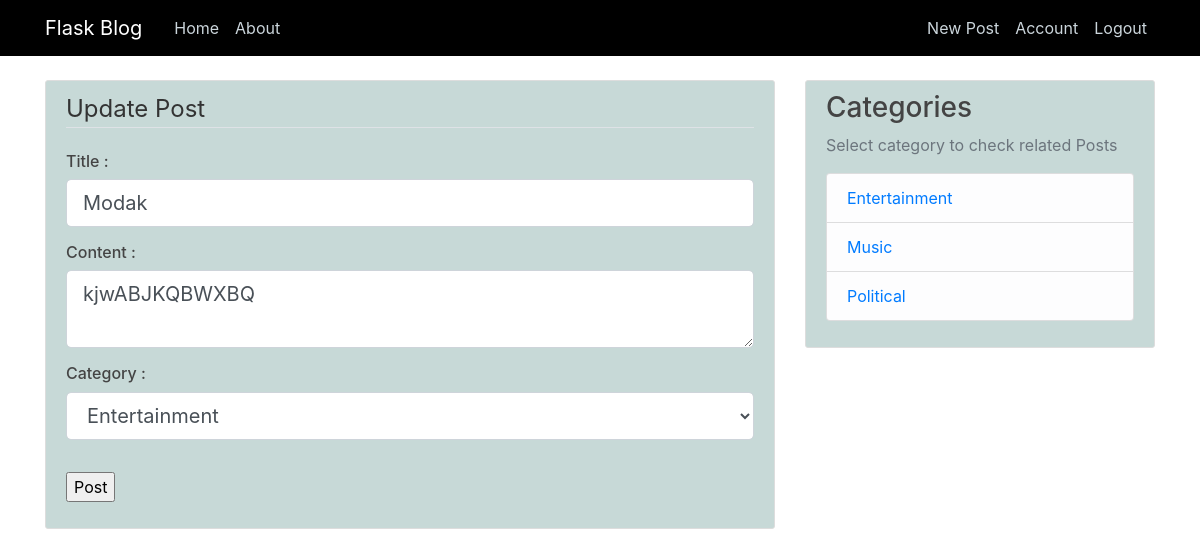
The app's page /post/3/update (signed in) with its own data.
### app/models.py (models this page shows, shortened)
class Post(db.Model):
	id=db.Column(db.Integer, primary_key=True)
	title=db.Column(db.String(100), nullable=False)
	date_posted=db.Column(db.DateTime,nullable=False,default=datetime.utcnow)
	content=db.Column(db.Text, nullable=False)
	category=db.Column(db.String(30), nullable=False)
	user_id= db.Column(db.Integer, db.ForeignKey('user.id'), nullable=False)

### app/routes.py (the view)
@app.route('/post/<int:post_id>/update', methods=['GET','POST'])
@login_required
def update_post(post_id):
	post=Post.query.get_or_404(post_id)
	if post.author != current_user :
		abort(403)
	form=PostForm()
	if form.validate_on_submit():
		post.title = form.title.data
		post.content= form.content.data
		post.category = form.category.data
		db.session.commit()
		flash('Your Post has been updated!','success')
		return redirect(url_for('post',post_id=post.id))
	elif request.method== 'GET':
		form.title.data=post.title
		form.content.data=post.content
	return render_template('create_post.html', title='Update Post', form=form , legend='Update Post')

### app/forms.py
class PostForm(FlaskForm):
        title = StringField('Title',
                           validators=[DataRequired(), Length(min=2, max=100)])
        content= TextAreaField('Content',validators=[DataRequired()])
        category= SelectField('Categories',choices=[('Entertainment','Entertainment'),('Political','Political'), ('Music','Music')])
        submit = SubmitField('Post')

### app/models.py (called while the page is built)
@login_manager.user_loader
def load_user(user_id):
	return User.query.get(int(user_id))

### app/templates/create_post.html (shortened to what this page needs)
{% extends "layout.html" %}
{% block content %}
	<div class="content-section">
		<form method="POST" action="">
			<fieldset class="form-group">
				<legend class="border-bottom mb-4"> {{ legend }} </legend>
				<div class="form-group">
					<h6> Title : </h6>
					{% if form.title.errors%}
						{{ form.title(class="form-control form-control-lg is-invalid")}}
						<div class="invalid-feedback">
								{% for error in form.title.errors %}
									<span>
										{{ error }}
									</span>
								{% endfor %}
						</div>
					{% else %}
						{{ form.title(class="form-control form-control-lg") }}
					{% endif %}
				</div>
				<div class="form-group">
					<h6> Content : </h6>
					{% if form.content.errors%}
						{{ form.content(class="form-control form-control-lg is-invalid")}}
						<div class="invalid-feedback">
								{% for error in form.content.errors %}
									<span>
										{{ error }}
									</span>
								{% endfor %}
						</div>
					{% else %}
						{{ form.content(class="form-control form-control-lg") }}
					{% endif %}
				</div>
				<div class="form-group">
					<h6> Category : </h6>
					{% if form.category.errors%}
						{{ form.category(class="form-control form-control-lg is-invalid")}}
						<div class="invalid-feedback">
								{% for error in form.category.errors %}
									<span>
										{{ error }}
									</span>
								{% endfor %}
						</div>
					{% else %}
						{{ form.category(class="form-control form-control-lg") }}
					{% endif %}
				</div>
			</fieldset>
			<div class="form-group">
				<input type="submit" name="Submit" value="Post">
			</div>
		</form>
	</div>
{% endblock content %}

### app/static/main.css (style rules this page uses)
body { background: #fafafa; color: #333333; margin-top: 5rem; }
h1, h2, h3, h4, h5, h6 { color: #444444; }
.content-section { background: #ffffff; padding: 10px 20px; border: 1px solid #dddddd; border-radius: 3px; margin-bottom: 20px; }

### app/templates/layout.html (style rules this page uses)
body { background-color: #ffffff; }
.content-section { background-color: #c7d9d7; }

### records on screen
Post: title "Modak", content "kjwABJKQBWXBQ", category "Entertainment"

### other values on screen
{{ legend }} "Update Post"
